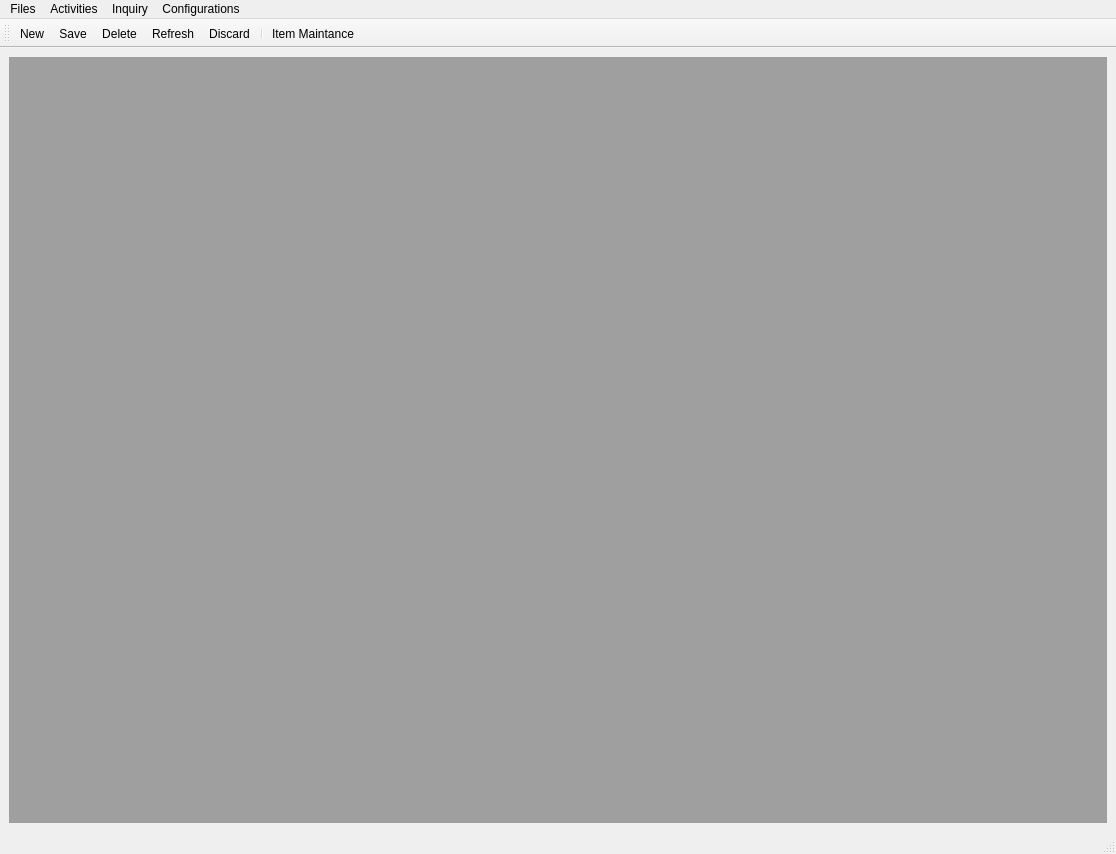
<?xml version="1.0" encoding="UTF-8"?>
<ui version="4.0">
 <class>WMS_App</class>
 <widget class="QMainWindow" name="WMS_App">
  <property name="geometry">
   <rect>
    <x>0</x>
    <y>0</y>
    <width>1116</width>
    <height>854</height>
   </rect>
  </property>
  <property name="windowTitle">
   <string>MainWindow</string>
  </property>
  <widget class="QWidget" name="centralwidget">
   <layout class="QGridLayout" name="gridLayout">
    <item row="0" column="0">
     <widget class="QMdiArea" name="mdiArea"/>
    </item>
   </layout>
  </widget>
  <widget class="QMenuBar" name="menubar">
   <property name="geometry">
    <rect>
     <x>0</x>
     <y>0</y>
     <width>1116</width>
     <height>20</height>
    </rect>
   </property>
   <widget class="QMenu" name="menuItems">
    <property name="title">
     <string>Inquiry</string>
    </property>
    <addaction name="actionLocation_Search"/>
    <addaction name="separator"/>
    <addaction name="actionItem_Search"/>
   </widget>
   <widget class="QMenu" name="menuConfigurations">
    <property name="title">
     <string>Configurations</string>
    </property>
    <widget class="QMenu" name="menuLocations">
     <property name="title">
      <string>Locations</string>
     </property>
     <addaction name="actionLocation"/>
     <addaction name="actionLocation_Types"/>
    </widget>
    <widget class="QMenu" name="menuRules">
     <property name="title">
      <string>Rules</string>
     </property>
     <addaction name="separator"/>
     <addaction name="actionRule_Maintance"/>
     <addaction name="actionRule_Clases"/>
     <addaction name="actionRule_Grups"/>
    </widget>
    <addaction name="actionUsers"/>
    <addaction name="menuLocations"/>
    <addaction name="menuRules"/>
   </widget>
   <widget class="QMenu" name="menuFiles">
    <property name="title">
     <string>Files</string>
    </property>
    <addaction name="actionLogout"/>
   </widget>
   <widget class="QMenu" name="menuActivities">
    <property name="title">
     <string>Activities</string>
    </property>
    <addaction name="actionOrders"/>
    <addaction name="actionReceiving"/>
    <addaction name="actionLabels"/>
   </widget>
   <addaction name="menuFiles"/>
   <addaction name="menuActivities"/>
   <addaction name="menuItems"/>
   <addaction name="menuConfigurations"/>
  </widget>
  <widget class="QStatusBar" name="statusbar"/>
  <widget class="QToolBar" name="toolBar">
   <property name="windowTitle">
    <string>toolBar</string>
   </property>
   <attribute name="toolBarArea">
    <enum>TopToolBarArea</enum>
   </attribute>
   <attribute name="toolBarBreak">
    <bool>false</bool>
   </attribute>
   <addaction name="actionNew"/>
   <addaction name="actionSave"/>
   <addaction name="actionDelete"/>
   <addaction name="actionRefresh"/>
   <addaction name="actionDiscard"/>
   <addaction name="separator"/>
   <addaction name="actionItemMaintance"/>
  </widget>
  <action name="actionItem_Search">
   <property name="text">
    <string>Item Search</string>
   </property>
  </action>
  <action name="actionUsers">
   <property name="text">
    <string>Users</string>
   </property>
  </action>
  <action name="actionLogout">
   <property name="text">
    <string>Logout</string>
   </property>
  </action>
  <action name="actionNew">
   <property name="icon">
    <iconset>
     <normaloff>../icons/icons8-new-file-24.png</normaloff>../icons/icons8-new-file-24.png</iconset>
   </property>
   <property name="text">
    <string>New</string>
   </property>
  </action>
  <action name="actionSave">
   <property name="icon">
    <iconset>
     <normaloff>../icons/icons8-save-50.png</normaloff>../icons/icons8-save-50.png</iconset>
   </property>
   <property name="text">
    <string>Save</string>
   </property>
  </action>
  <action name="actionRefresh">
   <property name="icon">
    <iconset>
     <normaloff>../icons/icons8-reload-24.png</normaloff>../icons/icons8-reload-24.png</iconset>
   </property>
   <property name="text">
    <string>Refresh</string>
   </property>
   <property name="toolTip">
    <string>Refresh</string>
   </property>
  </action>
  <action name="actionOrders">
   <property name="text">
    <string>Orders</string>
   </property>
  </action>
  <action name="actionReceiving">
   <property name="text">
    <string>Receiving</string>
   </property>
  </action>
  <action name="actionLabels">
   <property name="text">
    <string>Labels</string>
   </property>
  </action>
  <action name="actionLocation_Search">
   <property name="text">
    <string>Location Search</string>
   </property>
  </action>
  <action name="actionLocation">
   <property name="text">
    <string>Location</string>
   </property>
  </action>
  <action name="actionLocation_Types">
   <property name="text">
    <string>Location Types</string>
   </property>
  </action>
  <action name="actionItemMaintance">
   <property name="icon">
    <iconset>
     <normaloff>../icons/icons8-wrench-24.png</normaloff>../icons/icons8-wrench-24.png</iconset>
   </property>
   <property name="text">
    <string>Item Maintance</string>
   </property>
   <property name="toolTip">
    <string>ItemMaintance</string>
   </property>
  </action>
  <action name="actionDiscard">
   <property name="icon">
    <iconset>
     <normaloff>../icons/icons8-cancel-24.png</normaloff>../icons/icons8-cancel-24.png</iconset>
   </property>
   <property name="text">
    <string>Discard</string>
   </property>
   <property name="toolTip">
    <string>actionDiscard</string>
   </property>
  </action>
  <action name="actionDelete">
   <property name="icon">
    <iconset>
     <normaloff>../icons/icons8-delete-24.png</normaloff>../icons/icons8-delete-24.png</iconset>
   </property>
   <property name="text">
    <string>Delete</string>
   </property>
   <property name="toolTip">
    <string>Delete</string>
   </property>
  </action>
  <action name="actionRule_Clases">
   <property name="text">
    <string>Rule Clases</string>
   </property>
  </action>
  <action name="actionRule_Maintance">
   <property name="text">
    <string>Rule Maintance</string>
   </property>
  </action>
  <action name="actionRule_Grups">
   <property name="text">
    <string>Rule Grups</string>
   </property>
  </action>
 </widget>
 <resources/>
 <connections/>
</ui>
